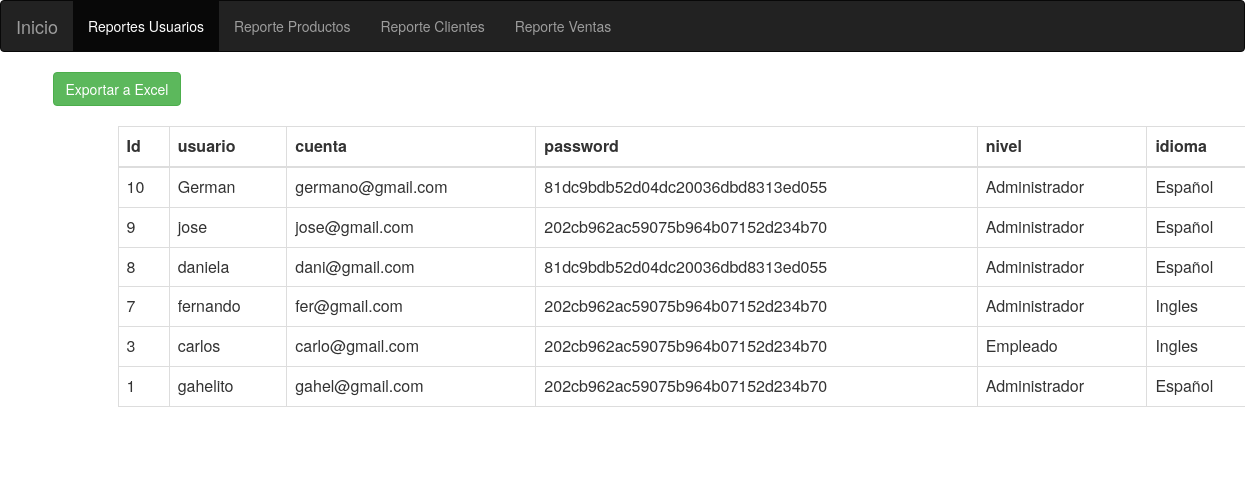
/Reportes/usuarios/reporteusuarios.php, run on the app's committed database.
### tables this page shows
CREATE TABLE `usuarios` (
  `id_usuario` bigint(20) NOT NULL AUTO_INCREMENT,
  `usuario` varchar(20) NOT NULL,
  `cuenta` varchar(20) NOT NULL,
  `password` varchar(128) NOT NULL,
  `idioma` int(5) NOT NULL,
  `nivel` int(3) NOT NULL,
  PRIMARY KEY (`id_usuario`)
);

### Reportes/usuarios/reporteusuarios.php (the view, shortened to what this page needs)
<?php
if ($_SESSION["idioma"]==2){
if(!isset($_SESSION['cuenta'])){
 echo "<script>location.href='index.php'</script>";
}
date_default_timezone_set('America/Hermosillo');
?>
<!DOCTYPE html>
<html lang="en">
<head>
  <title>Bootstrap Example</title>
  <meta charset="utf-8">
  <meta name="viewport" content="width=device-width, initial-scale=1">
  <link rel="stylesheet" href="https://maxcdn.bootstrapcdn.com/bootstrap/3.3.7/css/bootstrap.min.css">
  <script src="https://ajax.googleapis.com/ajax/libs/jquery/3.3.1/jquery.min.js"></script>
  <script src="https://maxcdn.bootstrapcdn.com/bootstrap/3.3.7/js/bootstrap.min.js"></script>
</head>
<body>
<nav class="navbar navbar-inverse">
  <div class="container-fluid">
    <div class="navbar-header">
      <a class="navbar-brand" href="/dpstreet1/menu1.php">Home</a>
    </div>
    <ul class="nav navbar-nav">
      <li class="active"><a href="/dpstreet1/Reportes/usuarios/reporteusuarios">Reports Users</a></li>
      <li class=""><a href="/dpstreet1/Reportes/Productos/reporteproductos">Products Report</a></li>
      <li class=""><a href="/dpstreet1/Reportes/clientes/reporteclientes">Customer Report</a></li>
       <li class=""><a href="/dpstreet1/Reportes/Ventas/reporteventas">Sales Report</a></li>
    </ul>
    <form class="navbar-form navbar-left" action="/action_page.php">
      <div class="input-group">
          </button>
        </div>
      </div>
    </form>
  </div>
</nav>
<div class="container">
</div>
</body>
</html>
<?php
include './db.php';
?>
<!DOCTYPE html>
<html lang="en">
<head>
<title></title>
    <script src="https://ajax.googleapis.com/ajax/libs/jquery/2.2.0/jquery.min.js"></script>
    <link rel="stylesheet" href="https://maxcdn.bootstrapcdn.com/bootstrap/3.3.6/css/bootstrap.min.css" />
    <script src="https://cdn.datatables.net/1.10.12/js/jquery.dataTables.min.js"></script>
    <script src="https://cdn.datatables.net/1.10.12/js/dataTables.bootstrap.min.js"></script>
    <link rel="stylesheet" href="https://cdn.datatables.net/1.10.12/css/dataTables.bootstrap.min.css" />
    <script src="https://maxcdn.bootstrapcdn.com/bootstrap/3.3.6/js/bootstrap.min.js"></script>
    <style>
      body
      {
        margin:0;
        padding:0;
        background-color:white;
      }
      .box
      {
        width:1270px;
        padding:20px;
        background-color:#fff;
        border:1px solid #ccc;
        border-radius:5px;
        margin-top:25px;
      }
    </style>
  </head>
  <body>
    <title>Reporte Usuarios</title>
    </head>
<body>
<div class="container">
    <div class="row ">
        <div class="col-lg-12">
             <a class="btn btn-success" id="export-btn">Export Excel</a>
<div class="container">
            <br>
          <table class="table table-bordered" style="background-color:white;margin-left:50px;" >
            <thead>
              <tr>
              <th>Id</th>
                <th>Usser</th>
          <th>
Account</th>
                <th>password</th>
                <th>
level</th>
               <th>
language</th>
              </tr>
            </thead>
            <tbody>
        <?php
          $statement = $connection->prepare("SELECT id_usuario,usuario,cuenta,password,nivel,idioma FROM usuarios order by id_usuario DESC");
          $statement->execute();
          while($row=$statement->fetch(PDO::FETCH_ASSOC))
          {
            extract($row);
            echo "<TR>";
            echo "<TD>{$id_usuario}</TD>";
      echo "<TD>{$usuario}</TD>";
            echo "<TD>{$cuenta}</TD>";
            echo "<TD>{$password}</TD>";
if($nivel == 1){
  $nivell='Administrador';
}
if($nivel == 2){
  $nivell='Supervisor';
}
if($nivel == 2){
  $nivell='Empleado';
}
 echo "<TD>{$nivell}</TD>";
if($idioma == 1){
  $idiomaa='Español';
}
if($idioma == 2){
  $idiomaa='Ingles';
}
 echo "<TD>{$idiomaa}</TD>";
          }
          ?>
          </tbody>
      </table>
       <br><br>
        </div>
    </div>
  </div>
 <script src="../jquery.table2excel.js"></script>
<script type="text/javascript">
 jQuery(document).ready(function() {
    $('#export-btn').on('click', function(e){
        e.preventDefault();
        ResultsToTable();
    });
    function ResultsToTable(){
        $(".table").table2excel({
            exclude: ".noExl",
            name: "Results"
        });
    }
});
</script>
</body>
</html>
<?php } else { ?>
<html lang="en">
<head>
  <link rel="stylesheet" href="https://maxcdn.bootstrapcdn.com/bootstrap/3.3.7/css/bootstrap.min.css">
</head>
<body>
<nav class="navbar navbar-inverse">
  <div class="container-fluid">
    <div class="navbar-header">
      <a class="navbar-brand" href="/dpstreet1/menu1.php">Inicio</a>
    </div>
    <ul class="nav navbar-nav">
      <li class="active"><a href="/dpstreet1/Reportes/usuarios/reporteusuarios">Reportes Usuarios</a></li>
      <li class=""><a href="/dpstreet1/Reportes/Productos/reporteproductos">Reporte Productos</a></li>
      <li class=""><a href="/dpstreet1/Reportes/clientes/reporteclientes">Reporte Clientes</a></li>
       <li class=""><a href="/dpstreet1/Reportes/Ventas/reporteventas">Reporte Ventas</a></li>
    </ul>
      </div>
</nav>
</body>
</html>
<?php
include './db.php';
?>
<!DOCTYPE html>
<html lang="en">
<head>
		<link rel="stylesheet" href="https://maxcdn.bootstrapcdn.com/bootstrap/3.3.6/css/bootstrap.min.css" />
		<link rel="stylesheet" href="https://cdn.datatables.net/1.10.12/css/dataTables.bootstrap.min.css" />
	</head>
	<body>
    </head>
<body>
<div class="container">
    <div class="row ">
        <div class="col-lg-12">
             <a class="btn btn-success" id="export-btn">Exportar a Excel</a>
<div class="container">
            <br>
          <table class="table table-bordered" style="background-color:white;margin-left:50px;" >
            <thead>
              <tr>
              <th>Id</th>
                <th>usuario</th>
				  <th>cuenta</th>
                <th>password</th>
                <th>nivel</th>
               <th>idioma</th>
              </tr>
            </thead>
            <tbody>
        <?php
          $statement = $connection->prepare("SELECT id_usuario,usuario,cuenta,password,nivel,idioma FROM usuarios order by id_usuario DESC");
          $statement->execute();
          while($row=$statement->fetch(PDO::FETCH_ASSOC))
          {
            extract($row);
            echo "<TR>";
            echo "<TD>{$id_usuario}</TD>";
			echo "<TD>{$usuario}</TD>";
            echo "<TD>{$cuenta}</TD>";
            echo "<TD>{$password}</TD>";
if($nivel == 1){
  $nivell='Administrador';
}
if($nivel == 2){
  $nivell='Supervisor';
}
if($nivel == 2){
  $nivell='Empleado';
}
 echo "<TD>{$nivell}</TD>";
if($idioma == 1){
  $idiomaa='Español';
}
if($idioma == 2){
  $idiomaa='Ingles';
}
 echo "<TD>{$idiomaa}</TD>";
          }
          ?>
          </tbody>
      </table>
      <br><br>
        </div>
    </div>
  </div>
</body>
</html>
<?php } ?>

### Reportes/usuarios/reporteusuarios.php (style rules this page uses)
body { margin:0; padding:0; background-color:white; }

### data on the page
usuarios: id_usuario "10", usuario "German", cuenta "germano@gmail.com", password "81dc9bdb52d04dc20036dbd8313ed055", nivel "Administrador", idioma "Español"
usuarios: id_usuario "9", usuario "jose", cuenta "jose@gmail.com", password "202cb962ac59075b964b07152d234b70", nivel "Administrador", idioma "Español"
usuarios: id_usuario "8", usuario "daniela", cuenta "dani@gmail.com", password "81dc9bdb52d04dc20036dbd8313ed055", nivel "Administrador", idioma "Español"
usuarios: id_usuario "7", usuario "fernando", cuenta "fer@gmail.com", password "202cb962ac59075b964b07152d234b70", nivel "Administrador", idioma "Ingles"
usuarios: id_usuario "3", usuario "carlos", cuenta "carlo@gmail.com", password "202cb962ac59075b964b07152d234b70", nivel "Empleado", idioma "Ingles"
usuarios: id_usuario "1", usuario "gahelito", cuenta "gahel@gmail.com", password "202cb962ac59075b964b07152d234b70", nivel "Administrador", idioma "Español"
